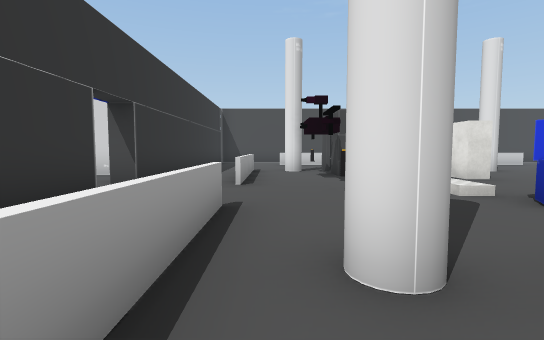
View 1 (above)

17 first-person views from a walk through a Unity game level. The camera is 1.3 m above the floor, tilts 4° down and sees 85° across. Doors are open. The floor is counted in squares, 2 m on a side. Each view is taken from the middle of a square. On the plan, view 1 faces up. The plan holds only what a view shows up to about 9 squares ahead; the rest is blank. The place goes on beyond the plan. Some surface patterns are stand-ins.

View 2
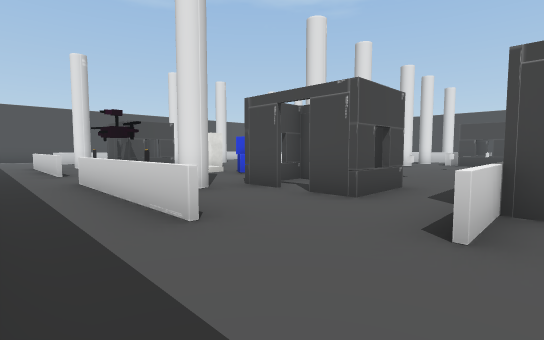

View 3
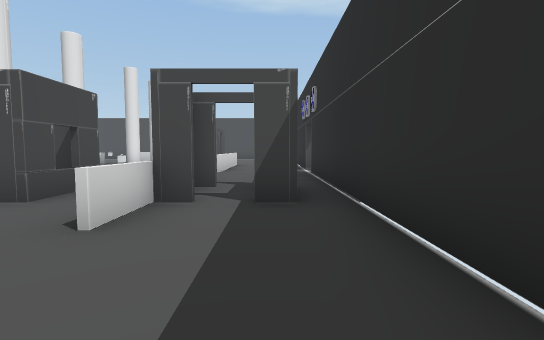

View 4
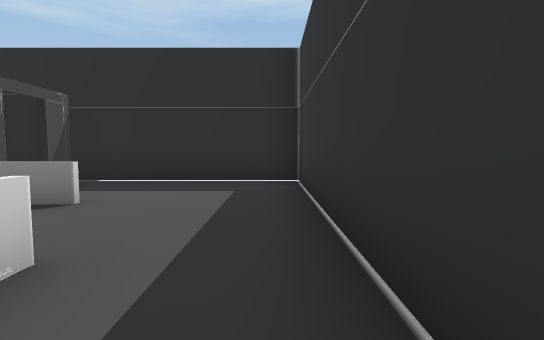

View 5
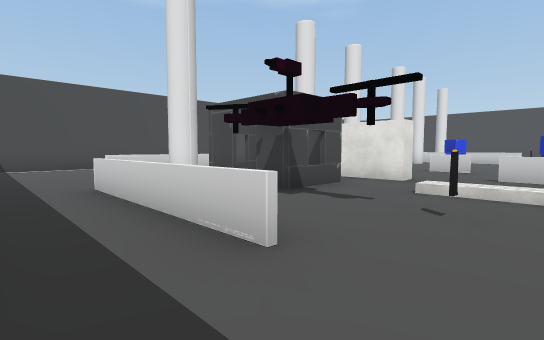

View 6
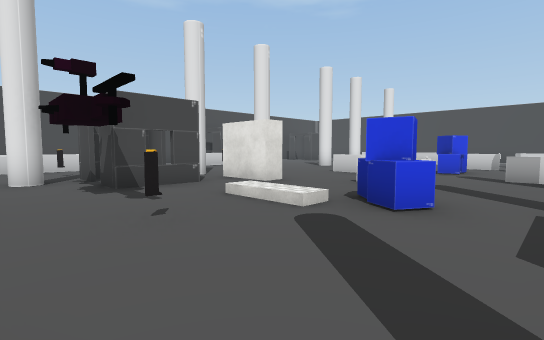

View 7
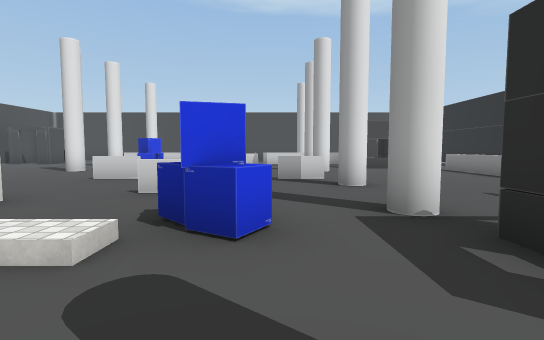

View 8
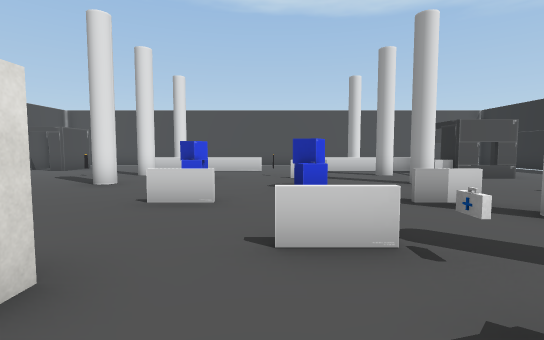

View 9
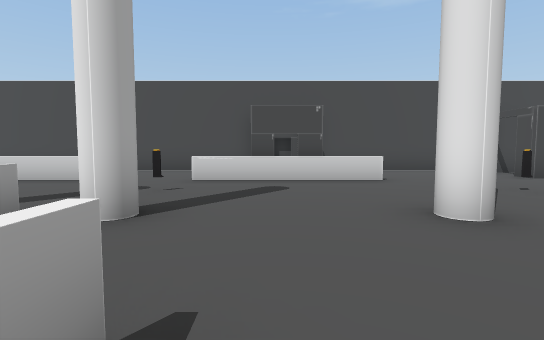

View 10
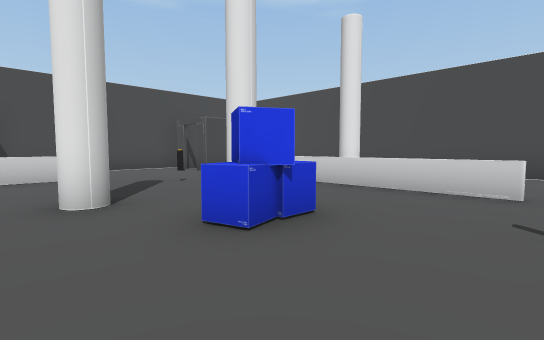

View 11
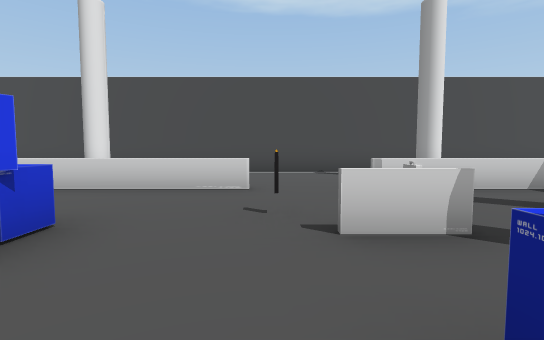

View 12
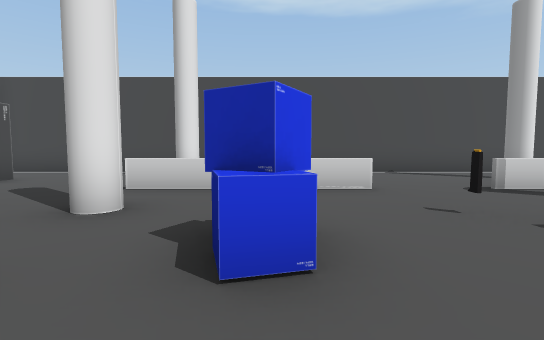

View 13
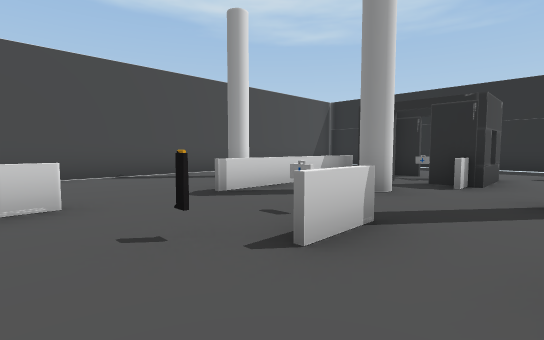

View 14
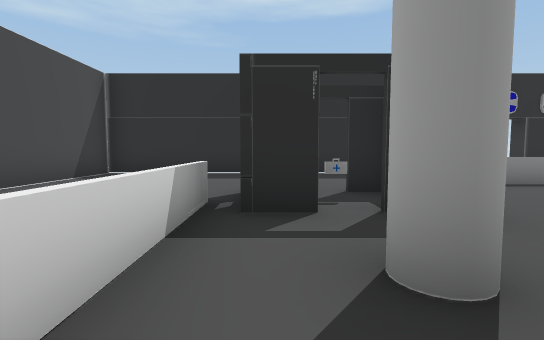

View 15
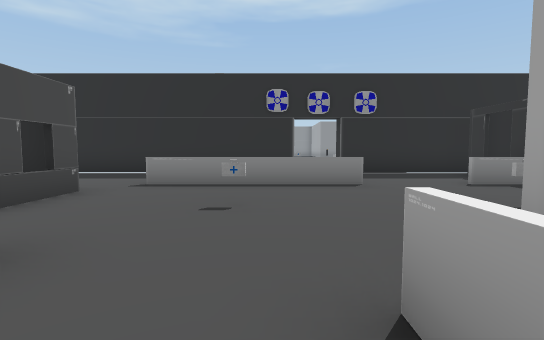

View 16
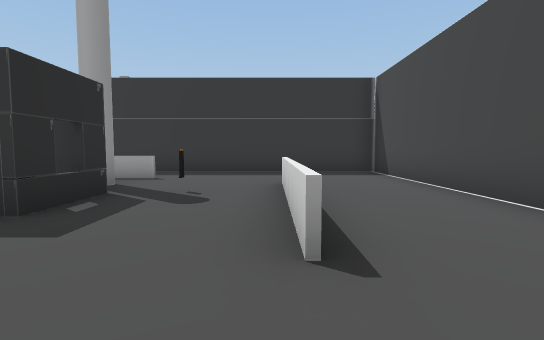

View 17
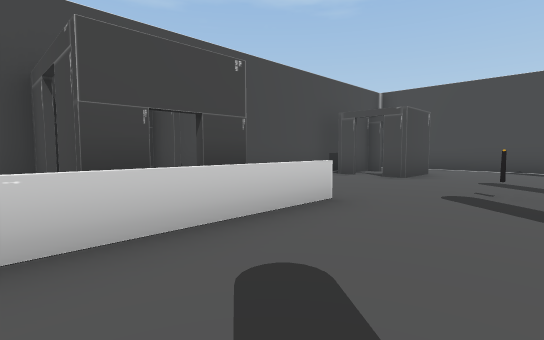

### Floor plan
Key: @ floor where view 1 was taken; # wall or solid block; x gap in a wall; . floor; / step, stairs or slope; D open door; = window, fence, low wall or low ledge; O other object.
Columns run from 4 left of view 1 to 18 right of it. Each row starts with its distance up from view 1.
 15  ###################
 14  #......... ## ...OO .#
 13  #......... ## ...OO..#
 12  #...====..====.......#
 11  #...O....O.....O.....#
 10  #....................#
  9  #.=..###=x...#.#.= # #
  8 ##.=..##.#........=   #
  7 .#.=.....#.....O..=   #
  6 .#.=.......=......= ..#
  5  D...O./.=......O.....#
  4  #...../OO...O.=O.....#
  3  #.=...OO.........=...#
  2   .=.#.....#..#.#.=.#.#
  1   .=..##..........=  .#
  0  #.=@....O..O..#.#=   #
 -1  #....##.......#O#.  .#
 -2  #...====..====....  .#
 -3  #....OO=...  .....  .#
 -4  #....OO...   .....  .#
 -5  ##########D###########

Where each view was taken, in squares from view 1:
view 1: 0 up, 0 right, facing up
view 2: 3 down, 2 left, facing up-right
view 3: 4 down, 2 left, facing right
view 4: 1 up, 2 left, facing down
view 5: 4 up, 2 left, facing up-right
view 6: 2 up, 0 right, facing up-right
view 7: 3 up, 1 right, facing right
view 8: 5 up, 3 right, facing right
view 9: 6 up, 8 right, facing up
view 10: 5 up, 9 right, facing up-right
view 11: 5 up, 9 right, facing right
view 12: 7 up, 9 right, facing right
view 13: 6 up, 10 right, facing down-right
view 14: 3 up, 13 right, facing down
view 15: 3 up, 8 right, facing down
view 16: 12 up, 6 right, facing left
view 17: 10 up, 7 right, facing up-right
